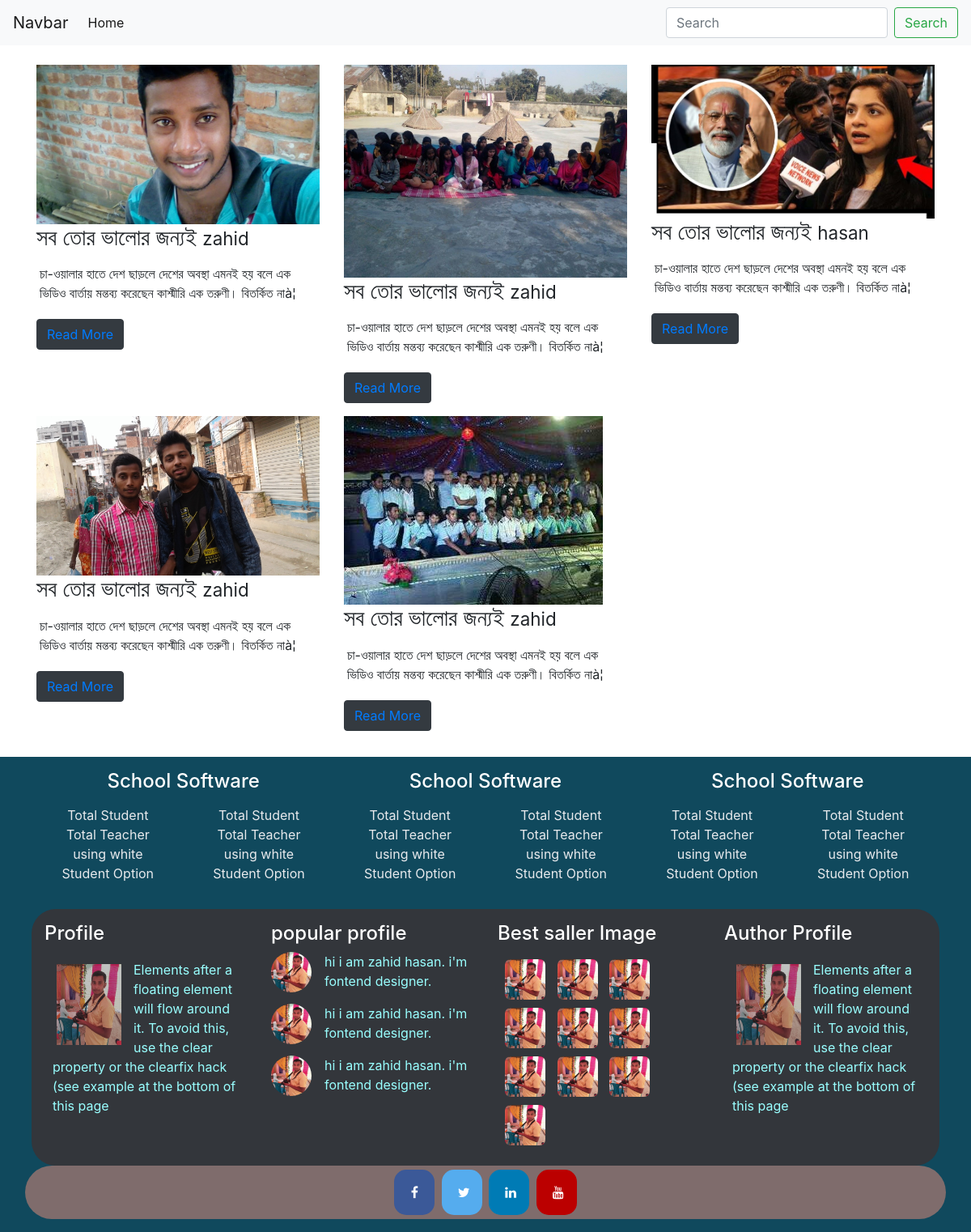
The page / on the database its author committed.
### tables this page shows
CREATE TABLE `add_blog_info` (
  `blog_id` int(5) NOT NULL,
  `author_name` varchar(100) NOT NULL,
  `blog_title` varchar(100) NOT NULL,
  `blog_description` text NOT NULL,
  `blog_status` varchar(50) NOT NULL,
  `blog_image` text NOT NULL
);

### class/fontend_manage.php (called while the page is built, shortened)
<?php
class fontend{
  protected $db_conn;
  function __construct(){
    $server_name="localhost";
    $user_name="root";
    $passWord="";
    $db_name="zahid_db";
    $this->db_conn=mysqli_connect($server_name,$user_name,$passWord,$db_name);
  }
  public function show_blog_info(){
    $sql="SELECT*FROM add_blog_info WHERE blog_status='1' ORDER BY blog_id DESC";
    if (mysqli_query($this->db_conn,$sql)) {
      $query_result=mysqli_query($this->db_conn,$sql);
      return $query_result;
    }
  }
}
 ?>

### index.php (the view, shortened to what this page needs)
<?php
require_once 'class/fontend_manage.php';
$show_blog=new fontend();
$query_result=$show_blog->show_blog_info();
 ?>
<!DOCTYPE html>
<html lang="en">
<head>
  <link rel="stylesheet" href="rec/css/style.css">
  <link rel="stylesheet" href="rec/css/fontwasomeOver.css">
  <link rel="stylesheet" href="rec/css/bootstrap.css">
<link rel="stylesheet" href="https://cdnjs.cloudflare.com/ajax/libs/font-awesome/4.7.0/css/font-awesome.min.css">
</head>
<body>
<nav class="navbar navbar-expand-lg navbar-light bg-light">
  <a class="navbar-brand" href="#">Navbar</a>
  <div class="collapse navbar-collapse" id="navbarSupportedContent">
    <ul class="navbar-nav mr-auto">
      <li class="nav-item active">
        <a class="nav-link" href="#">Home <span class="sr-only">(current)</span></a>
      </li>
    </ul>
    <form class="form-inline my-2 my-lg-0">
      <input class="form-control mr-sm-2" type="search" placeholder="Search" aria-label="Search">
      <button class="btn btn-outline-success my-2 my-sm-0" type="submit">Search</button>
    </form>
  </div>
</nav>
  <section class="pt-4 pb-3">
    <div class="container">
      <div class="row">
        <?php while ($db_blog_info=mysqli_fetch_assoc($query_result)) {?>
        <div class="col-md-4 mb-3">
          <img src="admin/<?php echo $db_blog_info['blog_image'];?>" class="img-fluid" alt="">
          <h3>
            <?php  echo $db_blog_info['blog_title'];?>
            <small><?php  echo $db_blog_info['author_name'];?></small>
          </h3>
          <p class="pt-2 p-1"><?php echo substr ($db_blog_info['blog_description'],0,300);?></p>
           <button type="button" class="btn btn-dark">
              <a href="read_more.php?id=<?php echo $db_blog_info['blog_id'];?>">Read More</a>
            </button>
        </div>
      <?php } ?>
      </div>
    </div>
  </section>
  <section>
    <footer>
      <div class="footer-background-color p-3">
        <div class="container-fluid">
          <div class="row  pb-4 pl-4 pr-4" >
            <div class="col-sm-4 col-md-4 col-lg-4" align="center">
              <h4 class="footer-text-c">School Software</h4>
              <div class="row">
                <div class="col-md-6">
                  <ul class="ul-maintaines p-2">
                    <li><a href="#">Total Student</a></li>
                    <li><a href="#">Total Teacher</a></li>
                    <li><a href="#">using white</a></li>
                    <li><a href="#"> Student Option</a></li>
                  </ul>
                </div>
                <div class="col-md-6">
                  <ul class="ul-maintaines p-2">
                    <li><a href="#">Total Student</a></li>
                    <li><a href="#">Total Teacher</a></li>
                    <li><a href="#">using white</a></li>
                    <li><a href="#"> Student Option</a></li>
                  </ul>
                </div>
              </div>
            </div>
            <div class="col-sm-4 col-md-4 col-lg-4" align="center">
              <h4 class="footer-text-c">School Software</h4>
              <div class="row">
                <div class="col-md-6">
                  <ul class="ul-maintaines p-2">
                    <li><a href="#">Total Student</a></li>
                    <li><a href="#">Total Teacher</a></li>
                    <li><a href="#">using white</a></li>
                    <li><a href="#"> Student Option</a></li>
                  </ul>
                </div>
                <div class="col-md-6">
                  <ul class="ul-maintaines p-2">
                    <li><a href="#">Total Student</a></li>
                    <li><a href="#">Total Teacher</a></li>
                    <li><a href="#">using white</a></li>
                    <li><a href="#"> Student Option</a></li>
                  </ul>
                </div>
              </div>
            </div>
            <div class="col-sm-4 col-md-4 col-lg-4" align="center">
              <h4 class="footer-text-c">School Software</h4>
              <div class="row">
                <div class="col-md-6">
                  <ul class="ul-maintaines p-2">
                    <li><a href="#">Total Student</a></li>
                    <li><a href="#">Total Teacher</a></li>
                    <li><a href="#">using white</a></li>
                    <li><a href="#"> Student Option</a></li>
                  </ul>
                </div>
                <div class="col-md-6">
                  <ul class="ul-maintaines p-2">
                    <li><a href="#">Total Student</a></li>
                    <li><a href="#">Total Teacher</a></li>
                    <li><a href="#">using white</a></li>
                    <li><a href="#"> Student Option</a></li>
                  </ul>
                </div>
              </div>
            </div>
          </div>
  <section class="pl-2 pr-2 pl-2">
    <div class="footer-secound-row-back">
      <div class="row p-3">
        <div class="col-sm-3 col-md-3 col-lg-3">
          <h4 class="footer-text-c">Profile</h4>
          <img class="profile-images" src="rec/img/img01.jpg" alt="">
           <p class="profile-some-text">Elements after a floating element will flow around it.
              To avoid this, use the clear property or
             the clearfix hack (see example at the bottom of this page</p>
        </div>
        <div class="col-sm-3 col-md-3 col-lg-3">
          <h4 class="footer-text-c">popular profile</h4>
          <div>
              <img class="popular-profile-images mr-3" src="rec/img/img01.jpg" alt="">
              <p class="popular-profile-text">hi i am zahid hasan. i'm fontend designer.</p>
          </div>
          <div>
              <img class="popular-profile-images mr-3" src="rec/img/img01.jpg" alt="">
              <p class="popular-profile-text">hi i am zahid hasan. i'm fontend designer.</p>
          </div>
          <div>
              <img class="popular-profile-images mr-3" src="rec/img/img01.jpg" alt="">
              <p class="popular-profile-text">hi i am zahid hasan. i'm fontend designer.</p>
          </div>
        </div>
        <div class="col-sm-3 col-md-3 col-lg-3">
          <h4 class="footer-text-c">Best saller Image</h4>
          <div class="row p-1">
            <div class="col-md-12">
              <img class="some-images" src="rec/img/img01.jpg" alt="">
              <img class="some-images" src="rec/img/img01.jpg" alt="">
              <img class="some-images" src="rec/img/img01.jpg" alt="">
              <img class="some-images" src="rec/img/img01.jpg" alt="">
              <img class="some-images" src="rec/img/img01.jpg" alt="">
              <img class="some-images" src="rec/img/img01.jpg" alt="">
              <img class="some-images" src="rec/img/img01.jpg" alt="">
              <img class="some-images" src="rec/img/img01.jpg" alt="">
              <img class="some-images" src="rec/img/img01.jpg" alt="">
              <img class="some-images" src="rec/img/img01.jpg" alt="">
            </div>
          </div>
        </div>
        <div class="col-sm-3 col-md-3 col-lg-3">
          <h4 class="footer-text-c">Author Profile</h4>
          <img class="profile-images" src="rec/img/img01.jpg" alt="">
           <p class="profile-some-text">Elements after a floating element will flow around it.
              To avoid this, use the clear property or
             the clearfix hack (see example at the bottom of this page</p>
        </div>
      </div>
    </div>
  </section>
  <section class="footer-end-link-color">
    <div class="row">
      <div class="col-sm-12 col-md-12 col-lg-12">
        <a href="#" class="fa fa-facebook"></a>
        <a href="#" class="fa fa-twitter"></a>
        <a href="#" class="fa fa-linkedin"></a>
        <a href="#" class="fa fa-youtube"></a>
      </div>
    </div>
  </section>
        </div>
      </div>
    </footer>
  </section>
</body>
</html>

### rec/css/style.css (style rules this page uses)
.footer-background-color { background-color: #10495d; padding: 0px; margin: 0px; }
.footer-text-c { color: #fff; }
.ul-maintaines { list-style-type: none; margin: 0px; padding: 0px; }
.ul-maintaines li a { text-decoration: none; color: #e8eaed; }
.footer-secound-row-back { background-color: #33363b; border-radius: 30px 30px 30px 30px; }
.profile-images { height: 100px; width: 80px; margin: 15px; float: left; opacity: 0.7; }
.profile-some-text { color: #99ffff; padding: 10px; }
.popular-profile-images { height: 50px; width: 50px; float: left; border-radius: 30px; }
.popular-profile-text { color: #99ffff; }
.some-images { height: 50px; width: 50px; border-radius: 7px; margin: 5px; }
.footer-end-link-color { background-color: #7f6c6c; text-align: center; padding: 0px; margin: 0px; border-radius: 220px 220px 220px 220px; }

### rows shown on the page
add_blog_info: blog_image (picture), blog_title "সব তোর ভালোর জন্যই", author_name "zahid", blog_description "চা-ওয়ালার হাতে দেশ ছাড়লে দেশের অবস্থা এমনই হয় বলে এক ভিডিও বার্তায় মন্তব্য করেছেন কাশ্মীরি এক তরুণী। বিতর্কিত নাà¦"
add_blog_info: blog_image (picture), blog_title "সব তোর ভালোর জন্যই", author_name "zahid", blog_description "চা-ওয়ালার হাতে দেশ ছাড়লে দেশের অবস্থা এমনই হয় বলে এক ভিডিও বার্তায় মন্তব্য করেছেন কাশ্মীরি এক তরুণী। বিতর্কিত নাà¦"
add_blog_info: blog_image (picture), blog_title "সব তোর ভালোর জন্যই", author_name "hasan", blog_description "চা-ওয়ালার হাতে দেশ ছাড়লে দেশের অবস্থা এমনই হয় বলে এক ভিডিও বার্তায় মন্তব্য করেছেন কাশ্মীরি এক তরুণী। বিতর্কিত নাà¦"
add_blog_info: blog_image (picture), blog_title "সব তোর ভালোর জন্যই", author_name "zahid", blog_description "চা-ওয়ালার হাতে দেশ ছাড়লে দেশের অবস্থা এমনই হয় বলে এক ভিডিও বার্তায় মন্তব্য করেছেন কাশ্মীরি এক তরুণী। বিতর্কিত নাà¦"
add_blog_info: blog_image (picture), blog_title "সব তোর ভালোর জন্যই", author_name "zahid", blog_description "চা-ওয়ালার হাতে দেশ ছাড়লে দেশের অবস্থা এমনই হয় বলে এক ভিডিও বার্তায় মন্তব্য করেছেন কাশ্মীরি এক তরুণী। বিতর্কিত নাà¦"
